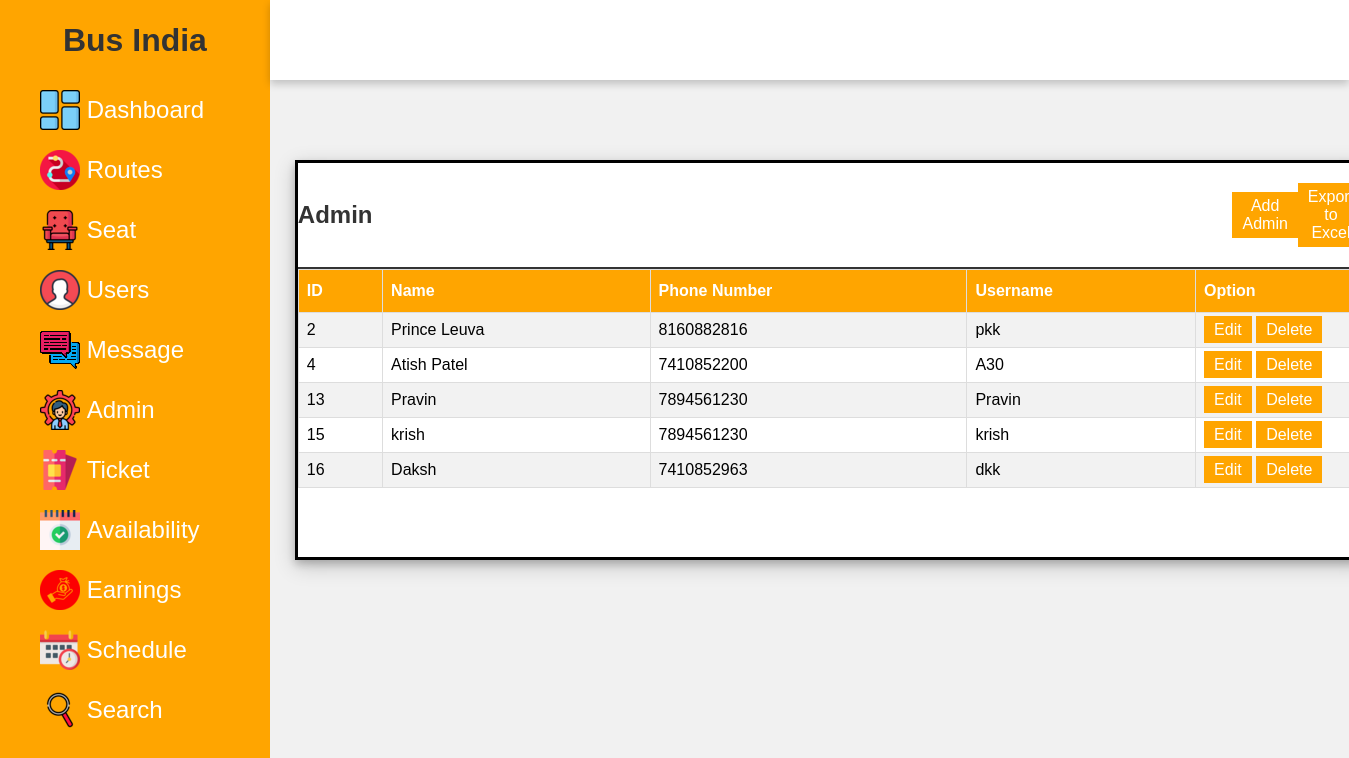
The app's page /admin/admin.php (signed in) with its own data.
### tables this page shows
CREATE TABLE IF NOT EXISTS `users` (
  `id` int NOT NULL,
  `name` varchar(191) NOT NULL,
  `phone` varchar(20) NOT NULL,
  `username` varchar(191) NOT NULL,
  `password` varchar(191) NOT NULL,
  `created_at` timestamp NULL DEFAULT NULL
);

### admin/admin.php (the view, shortened to what this page needs)
<!DOCTYPE html>
<html lang="en">
<head>
    <link rel="stylesheet" href="style.css">
    <?php
    include('includes/sidebar.php');
     include('includes/topbar.php');
     include('config/dbcon.php');
     ?>
</head>
<body>
    <div class="container">
        <div class="content">
            <div class="content-2" style="padding-top:80px">
                <div class="recent-payments" style="padding-top: -7px;">
                    <div class="title">
                        <h2>Admin</h2>
                        <a href="addadmin.php" style="margin-left: 860px;" class="btn">Add Admin</a>
                        <a href="export/exportadmin.php"  class="btn btn-primary btn-sm float-right" style="margin-right: 2px;">Export to Excel </a>
                    </div>
                    <table id="customers">
                        <tr>
                            <th>ID</th>
                            <th>Name</th>
                            <th>Phone Number</th>
                            <th>Username</th>
                            <th>Option</th>
                        </tr>
                        <?php
                                                    $query = "SELECT * FROM users";
                                                    $query_run = mysqli_query($con, $query);
                                                    if(mysqli_num_rows($query_run)>0)
                                                    {
                                                        foreach($query_run as $row)
                                                        {
                                                ?>
                                            <tr>
                                                <td><?php echo $row['id']; ?></td>
                                                <td><?php echo $row['name']; ?></td>
                                                <td><?php echo $row['phone']; ?></td>
                                                <td><?php echo $row['username']; ?></td>
                                                <td style=" width: 170px;"><a href="adminedit.php?user_id=<?php echo $row['id'];?>" class="btn btn-info">Edit</a>
                                                <a href="adelete.php?user_id=<?php echo $row['id']; ?>" class="btn btn-info">Delete</a>                                               </td>
                                            </tr>
                                                <?php
                                                    }
                                                    }else{
                                                    ?>
                                                    <tr>
                                                        <td>No data Found</td>
                                                    </tr>
                                                    <?php
                                                        }
                                                ?>
                    </table>
                </div>
            </div>
        </div>
    </div>
</body>
</html>

### admin/css/style.css (style rules this page uses)
* { margin: 0; padding: 0; box-sizing: border-box; font-family: 'Poppins', sans-serif; }
body { min-height: 100vh; }
a { text-decoration: none; color: white; }
h1, h2 { color: #333; }
.btn { background: #ffa500; color: white; padding: 5px 10px; text-align: center; }
.title { display: flex; align-items: center; justify-content: space-around; padding-top: 20px; padding-bottom: 20px; border-bottom: 2px solid #333; }
table { padding: 10px; }
th, td { text-align: left; padding: 8px; }
.container { position: absolute; right: 0; width: 80vw; height: 100vh; background: #f1f1f1; }
.container .content { position: relative; margin-top: 10vh; min-height: 90vh; background: #f1f1f1; }
.container .content .content-2 { min-height: 60vh; display: flex; justify-content: space-around; align-items: flex-start; flex-wrap: wrap; }
.container .content .content-2 .recent-payments { min-height: 50vh; flex: 5; background: white; margin: 0 25px 25px 25px; box-shadow: 0 4px 8px 0 rgba(0, 0, 0, 0.2), 0 6px 20px 0 rgba(0, 0, 0, 0.19); border: 3px solid #000000; display: flex; flex-direction: column; }

### admin/admin.php (style rules this page uses)
#customers { font-family: Arial, Helvetica, sans-serif; border-collapse: collapse; width: 100%; }
#customers td, #customers th { border: 1px solid #ddd; padding: 8px; }
#customers tr:nth-child(even) { background-color: #f2f2f2; }
#customers th { padding-top: 12px; padding-bottom: 12px; text-align: left; background-color: #ffa500; color: white; }

### records on screen
users: id "2", name "Prince Leuva", phone "8160882816", username "pkk"
users: id "4", name "Atish Patel", phone "7410852200", username "A30"
users: id "13", name "Pravin", phone "7894561230", username "Pravin"
users: id "15", name "krish", phone "7894561230", username "krish"
users: id "16", name "Daksh", phone "7410852963", username "dkk"
